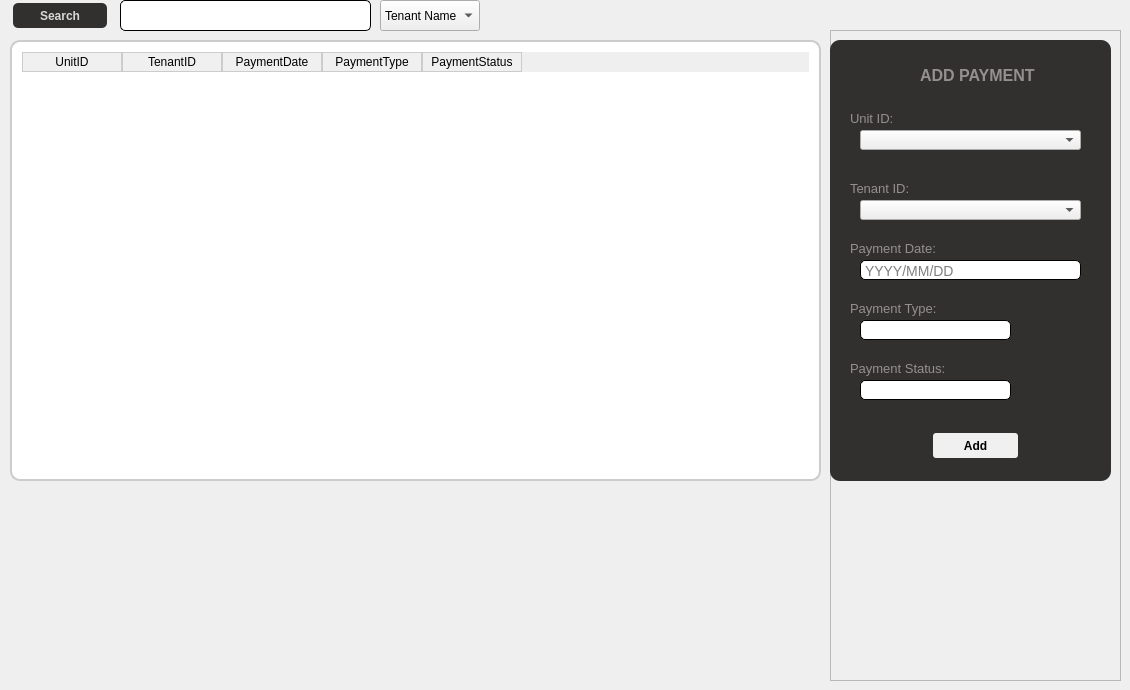
      <widget class="QWidget" name="PaymentsPage">
       <widget class="QTableWidget" name="PaymentsTable">
        <property name="geometry">
         <rect>
          <x>-10</x>
          <y>20</y>
          <width>851</width>
          <height>481</height>
         </rect>
        </property>
        <property name="styleSheet">
         <string notr="true">QTableView {
    background-color: #FFFFFF;
    border: 2px solid #CCCCCC; 
    border-radius: 10px; 
    box-shadow: 0px 0px 10px rgba(0, 0, 0, 0.2); 
    padding: 10px; 
    margin: 20px;
}

QTableView::item {
    padding: 5px; 
}

QTableView::item:selected {
    background-color: #C3DAF9; 
}

QHeaderView::section {
    background-color: #F0F0F0; 
    border: 1px solid #CCCCCC;
}
</string>
        </property>
        <column>
         <property name="text">
          <string>UnitID</string>
         </property>
        </column>
        <column>
         <property name="text">
          <string>TenantID</string>
         </property>
        </column>
        <column>
         <property name="text">
          <string>PaymentDate</string>
         </property>
        </column>
        <column>
         <property name="text">
          <string>PaymentType</string>
         </property>
        </column>
        <column>
         <property name="text">
          <string>PaymentStatus</string>
         </property>
        </column>
       </widget>
       <widget class="QPushButton" name="SearchPayments">
        <property name="geometry">
         <rect>
          <x>10</x>
          <y>0</y>
          <width>100</width>
          <height>31</height>
         </rect>
        </property>
        <property name="styleSheet">
         <string notr="true">QPushButton {
    background-color: #31302E; /* Solid color */
    border: none;
    border-radius: 5px;
    color: #d8d8d8;
    padding: 0px 0px;
    text-align: center;
    font-size: 12px;
    font-weight: bold;
    min-width: 10px;
    min-height: 4px;
    margin: 3px;
	padding-right: 0px;
	
}

QPushButton:hover {
    background-color: #94908D; /* Solid color on hover */
}

QPushButton:pressed {
    background-color: #94908D; /* Solid color on pressed */
}

QPushButton:disabled {
    background-color: #000000; /* Solid color on disabled */
    color: #757575;
}
</string>
        </property>
        <property name="text">
         <string>Search</string>
        </property>
       </widget>
       <widget class="QLineEdit" name="SearchBarPayments">
        <property name="geometry">
         <rect>
          <x>120</x>
          <y>0</y>
          <width>251</width>
          <height>31</height>
         </rect>
        </property>
        <property name="styleSheet">
         <string notr="true">QLineEdit {
    padding: 5px; /* Padding inside the line edit */
    border: 1px solid #000000; /* Border with light gray color */
    border-radius: 5px; /* Rounded corners */
    font-size: 14px; /* Font size */
}

QLineEdit:hover {
    border-color: #AAAAAA; /* Darker border color on hover */
}

QLineEdit:focus {
    border-color: #4CAF50; /* Green border color when focused */
    /* Optional: Outline or box-shadow to indicate focus */
    outline: none;
    box-shadow: 0 0 5px rgba(81, 203, 238, 1);
}

QLineEdit:disabled {
    background-color: #F0F0F0; /* Light gray background when disabled */
    color: #808080; /* Dimmed text color when disabled */
    border-color: #D3D3D3; /* Light gray border color when disabled */
}</string>
        </property>
       </widget>
       <widget class="QComboBox" name="SearchPaymentsComboBox">
        <property name="geometry">
         <rect>
          <x>380</x>
          <y>0</y>
          <width>100</width>
          <height>31</height>
         </rect>
        </property>
        <item>
         <property name="text">
          <string>Tenant Name</string>
         </property>
        </item>
        <item>
         <property name="text">
          <string>Unit Name</string>
         </property>
        </item>
        <item>
         <property name="text">
          <string>Unit ID</string>
         </property>
        </item>
        <item>
         <property name="text">
          <string>Tenant ID</string>
         </property>
        </item>
       </widget>
       <widget class="QFrame" name="AddTenantFrame_3">
        <property name="geometry">
         <rect>
          <x>830</x>
          <y>30</y>
          <width>291</width>
          <height>651</height>
         </rect>
        </property>
        <property name="frameShape">
         <enum>QFrame::StyledPanel</enum>
        </property>
        <property name="frameShadow">
         <enum>QFrame::Raised</enum>
        </property>
        <widget class="QLabel" name="label_25">
         <property name="geometry">
          <rect>
           <x>20</x>
           <y>80</y>
           <width>71</width>
           <height>16</height>
          </rect>
         </property>
         <property name="font">
          <font>
           <pointsize>10</pointsize>
           <bold>false</bold>
          </font>
         </property>
         <property name="styleSheet">
          <string notr="true">background-color: #31302E;
color: #94908D;</string>
         </property>
         <property name="text">
          <string>Unit ID:</string>
         </property>
        </widget>
        <widget class="QLabel" name="label_26">
         <property name="geometry">
          <rect>
           <x>20</x>
           <y>150</y>
           <width>61</width>
           <height>16</height>
          </rect>
         </property>
         <property name="font">
          <font>
           <pointsize>10</pointsize>
          </font>
         </property>
         <property name="styleSheet">
          <string notr="true">background-color: #31302E;
color: #94908D;</string>
         </property>
         <property name="text">
          <string>Tenant ID:</string>
         </property>
        </widget>
        <widget class="QLabel" name="label_27">
         <property name="geometry">
          <rect>
           <x>20</x>
           <y>210</y>
           <width>91</width>
           <height>16</height>
          </rect>
         </property>
         <property name="font">
          <font>
           <pointsize>10</pointsize>
          </font>
         </property>
         <property name="styleSheet">
          <string notr="true">background-color: #31302E;
color: #94908D;</string>
         </property>
         <property name="text">
          <string>Payment Date:</string>
         </property>
        </widget>
        <widget class="QLineEdit" name="PaymentDate">
         <property name="geometry">
          <rect>
           <x>30</x>
           <y>230</y>
           <width>221</width>
           <height>20</height>
          </rect>
         </property>
         <property name="styleSheet">
          <string notr="true">QLineEdit {
    padding: 2px; /* Padding inside the line edit */
    border: 1px solid #000000; /* Border with light gray color */
    border-radius: 5px; /* Rounded corners */
    font-size: 14px; /* Font size */
}

QLineEdit:hover {
    border-color: #AAAAAA; /* Darker border color on hover */
}

QLineEdit:focus {
    border-color: #4CAF50; /* Green border color when focused */
    /* Optional: Outline or box-shadow to indicate focus */
    outline: none;
    box-shadow: 0 0 5px rgba(81, 203, 238, 1);
}

QLineEdit:disabled {
    background-color: #F0F0F0; /* Light gray background when disabled */
    color: #808080; /* Dimmed text color when disabled */
    border-color: #D3D3D3; /* Light gray border color when disabled */
}</string>
         </property>
         <property name="placeholderText">
          <string>YYYY/MM/DD</string>
         </property>
        </widget>
        <widget class="QLabel" name="label_28">
         <property name="geometry">
          <rect>
           <x>20</x>
           <y>270</y>
           <width>91</width>
           <height>16</height>
          </rect>
         </property>
         <property name="font">
          <font>
           <pointsize>10</pointsize>
          </font>
         </property>
         <property name="styleSheet">
          <string notr="true">background-color: #31302E;
color: #94908D;</string>
         </property>
         <property name="text">
          <string>Payment Type:</string>
         </property>
        </widget>
        <widget class="QLineEdit" name="PaymentType">
         <property name="geometry">
          <rect>
           <x>30</x>
           <y>290</y>
           <width>151</width>
           <height>20</height>
          </rect>
         </property>
         <property name="font">
          <font>
           <pointsize>-1</pointsize>
          </font>
         </property>
         <property name="styleSheet">
          <string notr="true">QLineEdit {
    padding: 2px; /* Padding inside the line edit */
    border: 1px solid #000000; /* Border with light gray color */
    border-radius: 5px; /* Rounded corners */
    font-size: 14px; /* Font size */
}

QLineEdit:hover {
    border-color: #AAAAAA; /* Darker border color on hover */
}

QLineEdit:focus {
    border-color: #4CAF50; /* Green border color when focused */
    /* Optional: Outline or box-shadow to indicate focus */
    outline: none;
    box-shadow: 0 0 5px rgba(81, 203, 238, 1);
}

QLineEdit:disabled {
    background-color: #F0F0F0; /* Light gray background when disabled */
    color: #808080; /* Dimmed text color when disabled */
    border-color: #D3D3D3; /* Light gray border color when disabled */
}</string>
         </property>
         <property name="placeholderText">
          <string/>
         </property>
        </widget>
        <widget class="QLabel" name="label_29">
         <property name="geometry">
          <rect>
           <x>20</x>
           <y>330</y>
           <width>101</width>
           <height>16</height>
          </rect>
         </property>
         <property name="font">
          <font>
           <pointsize>10</pointsize>
          </font>
         </property>
         <property name="styleSheet">
          <string notr="true">background-color: #31302E;
color: #94908D;</string>
         </property>
         <property name="text">
          <string>Payment Status:</string>
         </property>
        </widget>
        <widget class="QLineEdit" name="PaymentStatus">
         <property name="geometry">
          <rect>
           <x>30</x>
           <y>350</y>
           <width>151</width>
           <height>20</height>
          </rect>
         </property>
         <property name="styleSheet">
          <string notr="true">QLineEdit {
    padding: 2px; /* Padding inside the line edit */
    border: 1px solid #000000; /* Border with light gray color */
    border-radius: 5px; /* Rounded corners */
    font-size: 14px; /* Font size */
}

QLineEdit:hover {
    border-color: #AAAAAA; /* Darker border color on hover */
}

QLineEdit:focus {
    border-color: #4CAF50; /* Green border color when focused */
    /* Optional: Outline or box-shadow to indicate focus */
    outline: none;
    box-shadow: 0 0 5px rgba(81, 203, 238, 1);
}

QLineEdit:disabled {
    background-color: #F0F0F0; /* Light gray background when disabled */
    color: #808080; /* Dimmed text color when disabled */
    border-color: #D3D3D3; /* Light gray border color when disabled */
}</string>
         </property>
        </widget>
        <widget class="QComboBox" name="UnitIDPayments">
         <property name="geometry">
          <rect>
           <x>30</x>
           <y>100</y>
           <width>221</width>
           <height>20</height>
          </rect>
         </property>
         <property name="styleSheet">
          <string notr="true">QLineEdit {
    padding: 5px; /* Padding inside the line edit */
    border: 1px solid #000000; /* Border with light gray color */
    border-radius: 5px; /* Rounded corners */
    font-size: 14px; /* Font size */
}

QLineEdit:hover {
    border-color: #AAAAAA; /* Darker border color on hover */
}

QLineEdit:focus {
    border-color: #4CAF50; /* Green border color when focused */
    /* Optional: Outline or box-shadow to indicate focus */
    outline: none;
    box-shadow: 0 0 5px rgba(81, 203, 238, 1);
}

QLineEdit:disabled {
    background-color: #F0F0F0; /* Light gray background when disabled */
    color: #808080; /* Dimmed text color when disabled */
    border-color: #D3D3D3; /* Light gray border color when disabled */
}</string>
         </property>
        </widget>
        <widget class="QComboBox" name="TenantIDPayments">
         <property name="geometry">
          <rect>
           <x>30</x>
           <y>170</y>
           <width>221</width>
           <height>20</height>
          </rect>
         </property>
         <property name="styleSheet">
          <string notr="true">QLineEdit {
    padding: 5px; /* Padding inside the line edit */
    border: 1px solid #000000; /* Border with light gray color */
    border-radius: 5px; /* Rounded corners */
    font-size: 14px; /* Font size */
}

QLineEdit:hover {
    border-color: #AAAAAA; /* Darker border color on hover */
}

QLineEdit:focus {
    border-color: #4CAF50; /* Green border color when focused */
    /* Optional: Outline or box-shadow to indicate focus */
    outline: none;
    box-shadow: 0 0 5px rgba(81, 203, 238, 1);
}

QLineEdit:disabled {
    background-color: #F0F0F0; /* Light gray background when disabled */
    color: #808080; /* Dimmed text color when disabled */
    border-color: #D3D3D3; /* Light gray border color when disabled */
}</string>
         </property>
        </widget>
        <widget class="QWidget" name="widget" native="true">
         <property name="geometry">
          <rect>
           <x>0</x>
           <y>10</y>
           <width>281</width>
           <height>441</height>
          </rect>
         </property>
         <property name="styleSheet">
          <string notr="true">background-color: #31302E;
border-top-right-radius: 10px;
border-top-left-radius: 10px;
border-bottom-right-radius: 10px;
border-bottom-left-radius: 10px;


</string>
         </property>
         <widget class="QLabel" name="label_24">
          <property name="geometry">
           <rect>
            <x>90</x>
            <y>20</y>
            <width>121</width>
            <height>31</height>
           </rect>
          </property>
          <property name="font">
           <font>
            <pointsize>12</pointsize>
            <bold>true</bold>
           </font>
          </property>
          <property name="styleSheet">
           <string notr="true">color: #94908D;</string>
          </property>
          <property name="text">
           <string>ADD PAYMENT</string>
          </property>
         </widget>
         <widget class="QPushButton" name="AddPayment">
          <property name="geometry">
           <rect>
            <x>100</x>
            <y>390</y>
            <width>91</width>
            <height>31</height>
           </rect>
          </property>
          <property name="font">
           <font>
            <pointsize>-1</pointsize>
            <bold>true</bold>
           </font>
          </property>
          <property name="styleSheet">
           <string notr="true">QPushButton {
    background-color: #f0f0f0; /* Solid color */
    border: none;
    border-radius: 3px;
    color: black;
    padding: 0px 0px;
    text-align: center;
    font-size: 12px;
    font-weight: bold;
    min-width: 10px;
    min-height: 4px;
    margin: 3px;
	padding-right: 0px;
	
}

QPushButton:hover {
    background-color: #94908D; /* Solid color on hover */
}

QPushButton:pressed {
    background-color: #94908D; /* Solid color on pressed */
}

QPushButton:disabled {
    background-color: #000000; /* Solid color on disabled */
    color: #757575;
}
</string>
          </property>
          <property name="text">
           <string>Add</string>
          </property>
         </widget>
        </widget>
        <zorder>widget</zorder>
        <zorder>label_25</zorder>
        <zorder>label_26</zorder>
        <zorder>label_27</zorder>
        <zorder>PaymentDate</zorder>
        <zorder>label_28</zorder>
        <zorder>PaymentType</zorder>
        <zorder>label_29</zorder>
        <zorder>PaymentStatus</zorder>
        <zorder>UnitIDPayments</zorder>
        <zorder>TenantIDPayments</zorder>
       </widget>
      </widget>
